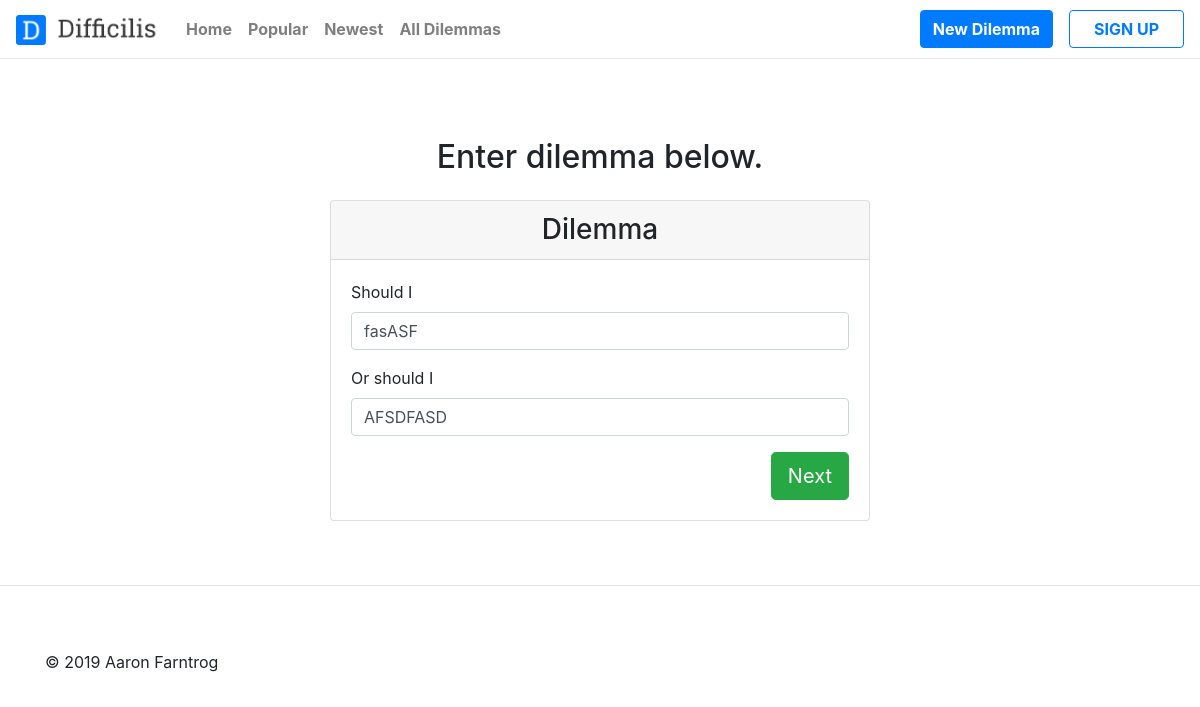
The app's page /dilemma/15/ with its own data.
### easydilemma/models.py (models this page shows)
class DilemmaPartOne(models.Model):
    dilemma_part_one = models.CharField(max_length=500)
    def __str__(self):
        return self.dilemma_part_one[:50]

class DilemmaPartTwo(models.Model):
    dilemma_part_two = models.CharField(max_length=500)
    def __str__(self):
        return self.dilemma_part_two[:50]

### easydilemma/views.py (the view)
# urls.py: path('dilemma/<int:dilemma_id>/', views.edit_dilemma, name="edit_dilemma"),
def edit_dilemma(request, dilemma_id):
    dilemma =  get_object_or_404(Dilemma, pk=dilemma_id)
    form = DilemmaForm(initial={'dilemma_part_one' : dilemma.dilemma_part_one, 'dilemma_part_two' : dilemma.dilemma_part_two})
    context = {
        "form": form,
        "dilemma": dilemma,
    }
    return render(request, 'easydilemma/edit_dilemma.html', context)

### easydilemma/forms.py
class DilemmaForm(forms.Form):
    dilemma_part_one = forms.CharField(label='Should I', widget=forms.TextInput(attrs={'placeholder': 'Vote Democratic...'}))
    dilemma_part_two = forms.CharField(label='Or should I',widget=forms.TextInput(attrs={'placeholder': 'Vote Republican...'}))

### easydilemma/templates/easydilemma/edit_dilemma.html (shortened to what this page needs)
<!DOCTYPE html>
<html lang="en">
<head>
    {% load static %}
    {% load crispy_forms_tags %}
    <link rel="stylesheet" href="https://maxcdn.bootstrapcdn.com/bootstrap/4.0.0/css/bootstrap.min.css">
    <link rel="stylesheet" href="../../static/easydilemma/css/main.css">
    <link rel="stylesheet" href="https://use.fontawesome.com/releases/v5.8.1/css/all.css">
</head>
<body>
    <header class="header">
        <nav class="navbar navbar-expand-lg fixed-top shadow navbar-light bg-white">
                <div class="d-flex">
                    <a class="navbar-brand grow" href="{% url 'easydilemma:index' %}"><img src="{% static 'easydilemma/images/Logo.png' %}" id="logo" style="max-height: 30px; max-width: 150px;;"  alt="Difficilis"></a>
                </div>
            <div class="collapse navbar-collapse" id="navbarCollapse">
                <ul class="navbar-nav">
                <li class="nav-item" ><a  href="{% url 'easydilemma:index' %}" class="nav-link font-weight-bold">Home</a></li>
                <li class="nav-item "><a  href="{% url 'easydilemma:popular_dilemmas' %}" class="nav-link font-weight-bold">Popular</a></li>
                <li class="nav-item"><a  href="{% url 'easydilemma:all_dilemmas' %}" class="nav-link font-weight-bold">Newest</a></li>
                <li class="nav-item"><a  href="{% url 'easydilemma:all_dilemmas' %}" class="nav-link font-weight-bold">All Dilemmas</a></li>
                </ul>
                <ul class="navbar-nav ml-auto">
                    {% if user.is_authenticated %}
                        <li class="nav-item ml-lg-3 "><a  href="{% url 'easydilemma:dilemma' %}" class="btn btn-primary "><strong>New Dilemma</strong></a></li>
                        <li class="nav-item ml-lg-3 "><a  href="{% url 'users:logout' %}" class="btn btn-outline-primary navbar_btn"><strong>Log Out</strong></a></li>
                    {% else %}
                        <li class="nav-item ml-lg-3 "><a  href="{% url 'easydilemma:dilemma' %}" class="btn btn-primary"><strong>New Dilemma</strong></a></li>
                        <li class="nav-item ml-lg-3 "><a  href="{% url 'users:register' %}" class="btn btn-outline-primary navbar_btn"><strong>SIGN UP</strong></a></li>
                    {% endif %}
                </ul>
            </div>
        </nav>
    </header>
    <div class="container py-5">
        <div class="row">
            <div class="col-md-12">
                <h2 class="text-center text-black mb-4">Enter dilemma below.</h2>
                <div class="row">
                    <div class="col-md-6 mx-auto">
                        <div class="card rounded-1">
                            <div class="card-header">
                                <h3 class="mb-0 text-center">Dilemma</h3>
                            </div>
                            <div class="card-body">
                                <form  role="form" name="dilemma-form" id="dilemma-form" autocomplete="off" method="POST" action="{% url 'easydilemma:handle_revised_dilemma' dilemma.id %}" nonvalidate> {% csrf_token %}
                                    <div class="form-group">
                                        {{ form|crispy }}
                                    </div>
                                    <button type="submit" class="btn btn-success btn-lg float-right" id="dilemma_form_submit">Next</button>
                                </form>
                            </div>
                        </div>
                    </div>
                </div>
            </div>
        </div>
    </div>
    <hr>
    <footer class="container pt-5">
        <div class="float-right"><a href="#" id="back-to-top"></a></div>
        <p>&copy; 2019 Aaron Farntrog</p>
    </footer>
</body>
</html>

### easydilemma/static/easydilemma/css/main.css (style rules this page uses)
.navbar_btn { width: 115px; }
.navbar { border-bottom:1px solid #e7e7e7; }
body { padding-top:90px; }
#back-to-top { background-image: url("https://img.icons8.com/ios/30/000000/circled-up-2.png"); display: block; width: 30px; height: 30px; }

### records on screen
DilemmaPartOne: dilemma_part_one "fasASF"
DilemmaPartTwo: dilemma_part_two "AFSDFASD"
